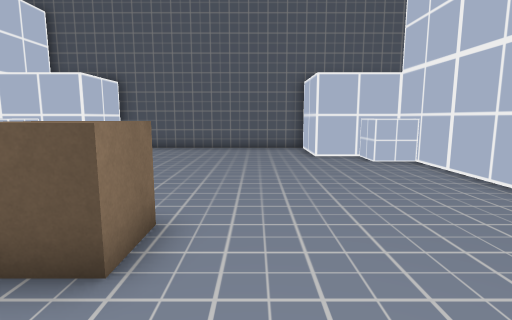
[1] (above)

16 first-person views from a walk through a scene from a Unity 3-D project. The camera is 1.5 m above the floor, tilts 8° down and sees 80° across. The floor is counted in squares, 1 m on a side. Each view is taken from the middle of a square. On the plan, view 1 faces up. The plan holds only what a view shows up to about 15 squares ahead; the rest is blank. The player character is not drawn.

[2]
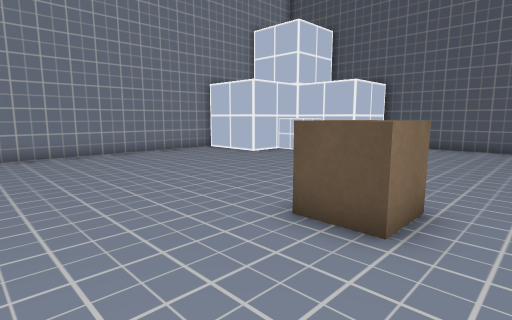

[3]
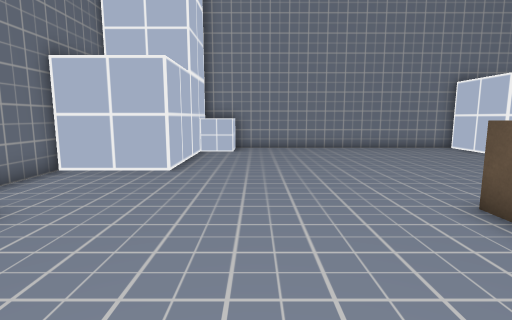

[4]
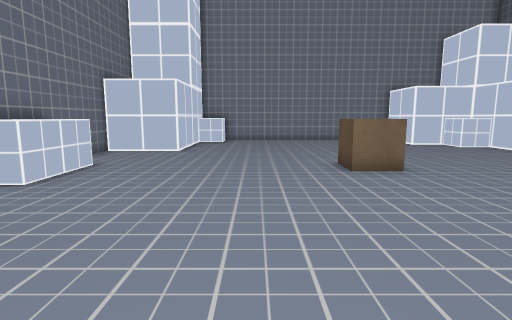

[5]
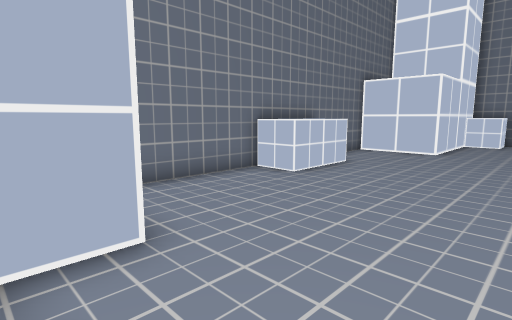

[6]
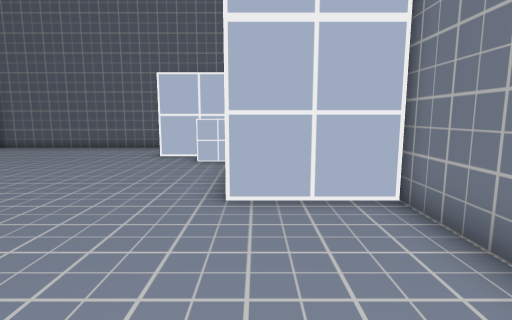

[7]
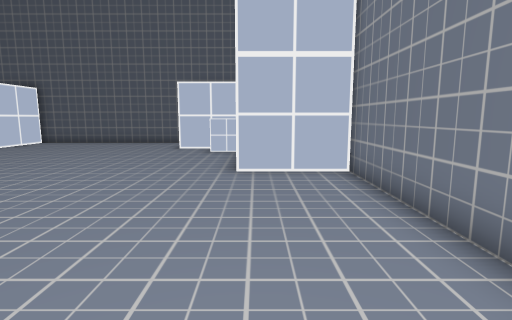

[8]
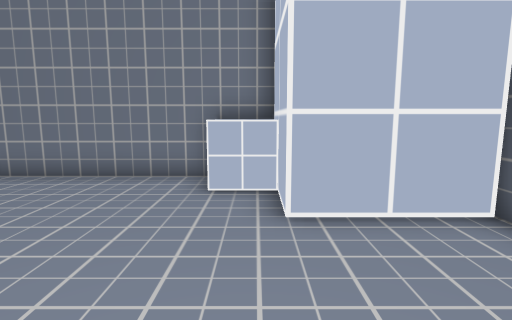

[9]
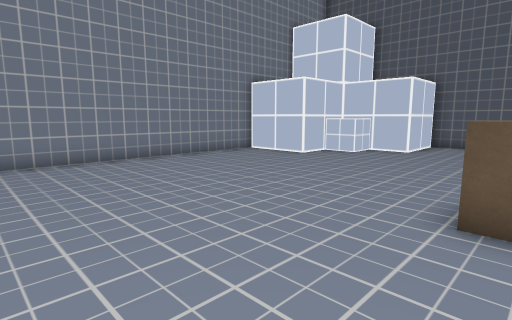

[10]
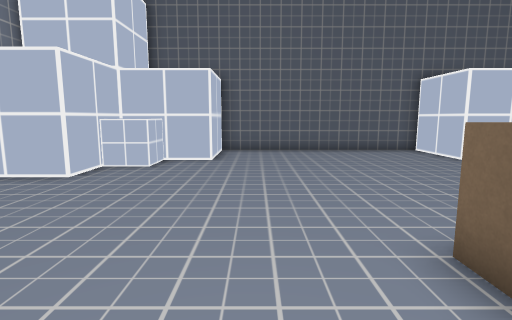

[11]
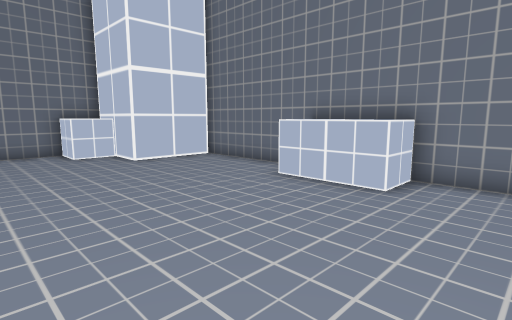

[12]
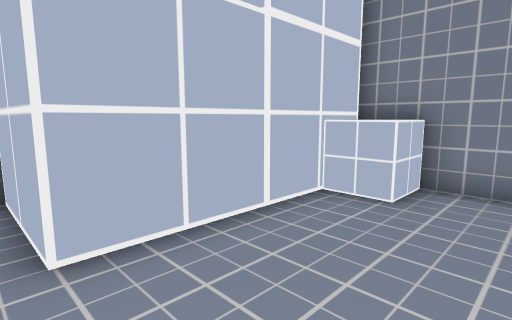

[13]
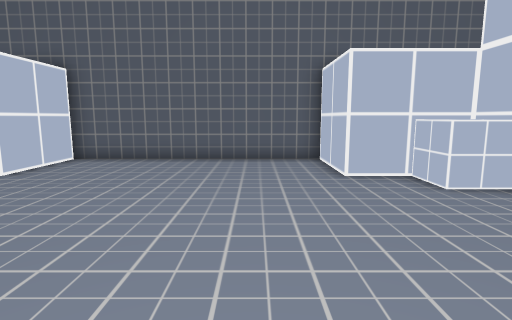

[14]
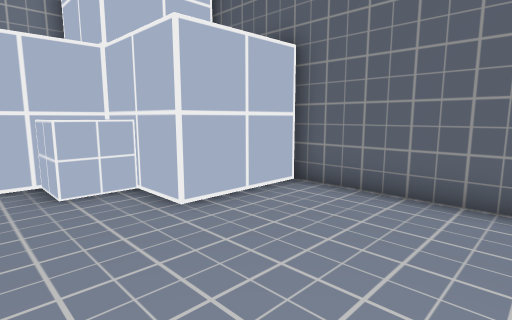

[15]
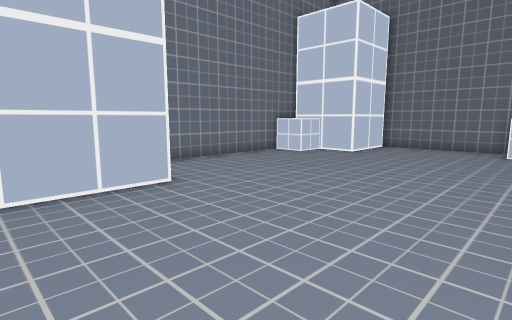

[16]
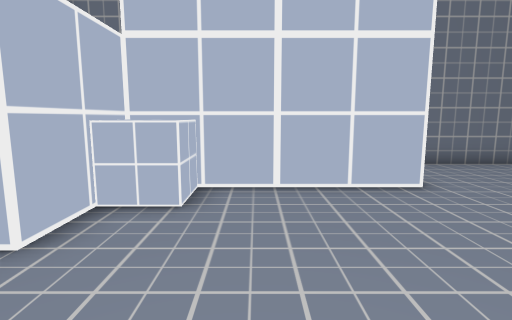

### Floor plan
Key: @ floor where view 1 was taken; # wall or solid block; . floor; O other object.
Columns run from 13 left of view 1 to 9 right of it. Each row starts with its distance up from view 1.
 15       ###########
 14       #.........#
 13       #.........#
 12    ####.........####
 11    #O............OO#
 10    #...............#
  9 ####...............#
  8 #..................#
  7 #..................#
  6 #..................####
  5 #.....................#
  4 #.........#O..........#
  3 #.........#O..........#
  2 #.....................#
  1 #.....................#
  0 #............@........#
 -1 #.....................#
 -2 #O..................#OO
 -3 #O..................#OO
 -4 #######............###
 -5       #....###.....#
 -6       #....OOO.....#
 -7       #####OOO######

Where each view was taken, in squares from view 1:
view 1: 0 up, 0 right, facing up
view 2: 1 down, 0 right, facing up-left
view 3: 1 down, 2 right, facing left
view 4: 0 up, 7 right, facing left
view 5: 0 up, 7 right, facing down-left
view 6: 0 up, 6 right, facing up
view 7: 3 down, 6 right, facing up
view 8: 3 down, 1 right, facing right
view 9: 2 down, 2 left, facing up-left
view 10: 1 up, 5 left, facing up
view 11: 1 up, 5 left, facing down-right
view 12: 0 up, 6 left, facing down-left
view 13: 4 up, 0 right, facing up
view 14: 9 up, 2 left, facing up-left
view 15: 9 up, 1 left, facing down-right
view 16: 9 up, 1 left, facing right
